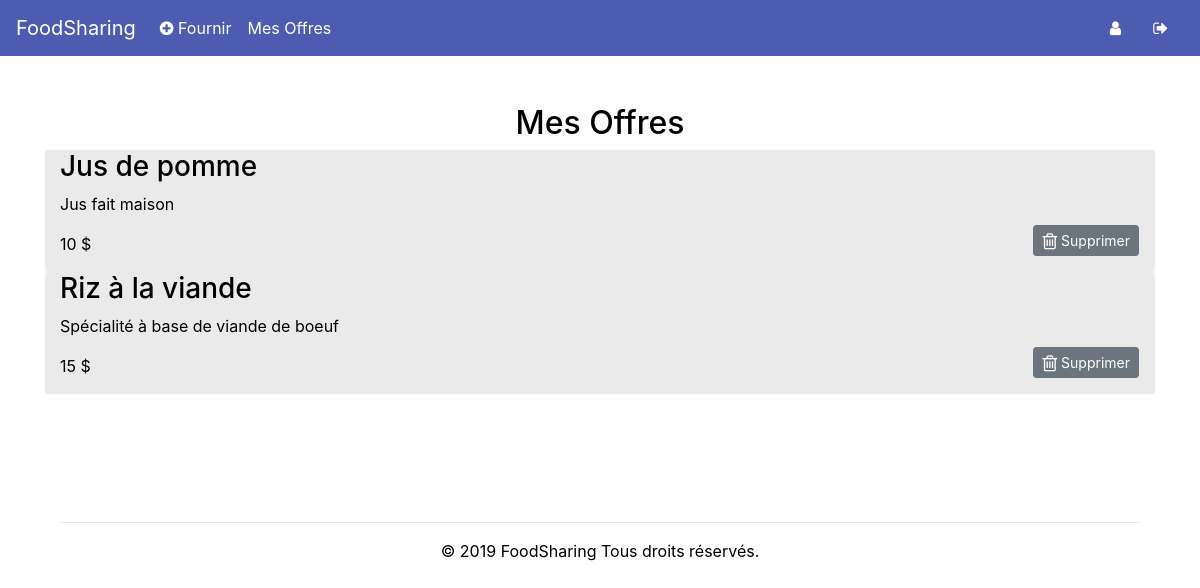
Page /my_offers (signed in) on the earlier database version.
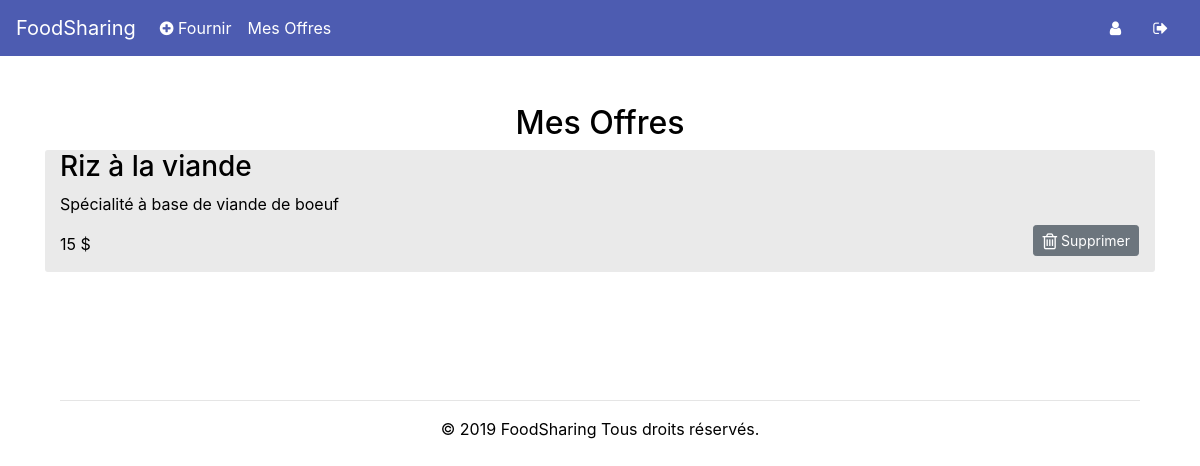
Same page on the later database version.
### tables this page shows
CREATE TABLE Offers (
    offer_id INTEGER PRIMARY KEY,
    offer_categorie_id INTEGER,
    offer_user_id INTEGER,
    offer_title varchar(255) NOT NULL,
    offer_description varchar(255) NOT NULL,
    offer_price varchar(255) NOT NULL,
    FOREIGN KEY(offer_categorie_id) REFERENCES Categories(categorie_id),
    FOREIGN KEY(offer_user_id) REFERENCES regularsUsers(user_id)
);

### app.py (the view)
@app.route('/my_offers')
def access_my_offers_created():
    if session.get("id") is None:
        return redirect('/')
    else:
        db = Database()
        user_offers = db.get_offers(session.get('id'))
        return render_template('my_offers.html', year=now, user_offers=user_offers)

### database.py (called while the page is built)
    def get_connection(self):
        if self.connection is None:
            try:
                self.connection = sqlite3.connect('database/users.db')
            except sqlite3.Error as error:
                print("Failed to insert Python variable into sqlite table", error)
        return self.connection

    def disconnect(self):
        if self.connection is not None:
            self.connection.close()

    def get_offers(self, user_id):
        connect = self.get_connection()
        cur = connect.cursor()
        cur.execute("SELECT * FROM Offers WHERE offer_user_id = ?", (user_id,))
        result = cur.fetchall()
        self.disconnect()
        if result is None:
            return None
        else:
            return result

### templates/my_offers.html (shortened to what this page needs)
<!DOCTYPE html>
 <html class="not-ie no-js" lang="fr">
    <head>
        <link href="https://stackpath.bootstrapcdn.com/bootstrap/4.3.1/css/bootstrap.min.css" rel="stylesheet">
        <link href="/static/css/HomeStyle.css" rel="stylesheet">
        <link rel="stylesheet" href="https://cdnjs.cloudflare.com/ajax/libs/font-awesome/4.7.0/css/font-awesome.min.css">
    </head>
    <body>
            <nav class="navbar navbar-expand-lg navbar-light" style="background-color:#4d5cb1;">
                  <a class="navbar-brand" href="/" style="color:white!important;">FoodSharing</a>
                <div class="collapse navbar-collapse" id="navbarText">
                <ul class="navbar-nav mr-auto">
                  <li class="nav-item">
                    <a class="nav-link" href="/add_offer" style="color:white!important;"><i class="fa fa-plus-circle" aria-hidden="true"></i> Fournir</a>
                  </li>
                  <li class="nav-item">
                    <a class="nav-link" href="/my_offers" style="color:white!important;">Mes Offres</a>
                  </li>
                </ul>
                <a class="nav-link" href="/profile" style="color:white!important;"><i class="fa fa-user" aria-hidden="true"></i></a>
                <a class="nav-link" href="/disconnect" style="color:white!important;"><i class="fa fa-sign-out" aria-hidden="true"></i></a>
              </div>
            </nav>
            <div class="container">
                <div class="col-md-8" style="margin: 0 auto;">
                    <h2 class="text-center message">Mes Offres</h2>
                </div>
    	        <div class="container">
                    {% if user_offers is defined %}
                        {% for offer_info in user_offers %}
                            <a class="offer_container_link" href="#">
                                <div class="row offer_container">
                                    <div class="col-md-9">
                                        <h3>{{ offer_info[3] }}</h3>
                                        <p>{{ offer_info[4] }}</p>
                                        <p>{{ offer_info[5] }} $</p>
                                    </div>
                                    <div class="col-md-3">
                                        <form>
                                            <button class="btn btn-secondary btn-sm btn-delete-offer"><i class="fa fa-trash-o fa-lg"></i> Supprimer</button>
                                        </form>
                                    </div>
                                </div>
                            </a>
                        {% endfor %}
                    {% else %}
                        <h3 class="text-center">Vous n'avez pas d'offres à votre compte présentement</h3>
                    {% endif %}
		        <div>
				<div class="text-center footer">
                    <hr>
		            <p>© 2019 FoodSharing Tous droits réservés.</p>
		        </div>
			</div></div></div>
    </body>

Differences in the rows shown:
removed Offers: offer_title "Jus de pomme", offer_description "Jus fait maison", offer_price "10"
